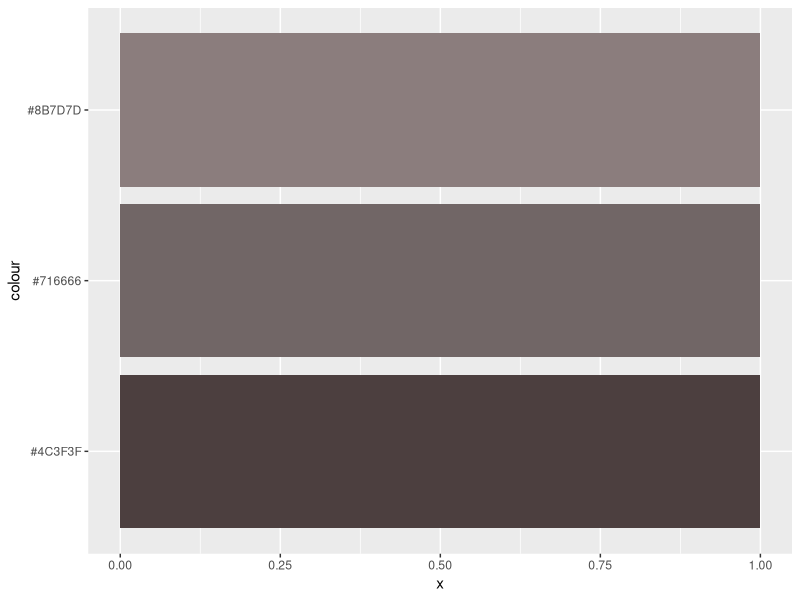

Generate this figure with R:
library(ggplot2)
data3 = read.csv(
  file="01january2016-1st3datapoints.csv", 
    stringsAsFactors=F)
p = ggplot(data=data3, 
       aes(x=1, y=colour, fill=I(colour)
      ),
           ) + geom_bar(stat="identity")

ggsave("stacked-bar-chart-patent-data-example-1st3-ig-van-01january-2016-barchart.png", p, width = 26.666666667, height = 26.666666667, dpi = 72, limitsize = FALSE) # 26.6666667 = 1920/72dpi
warnings()
